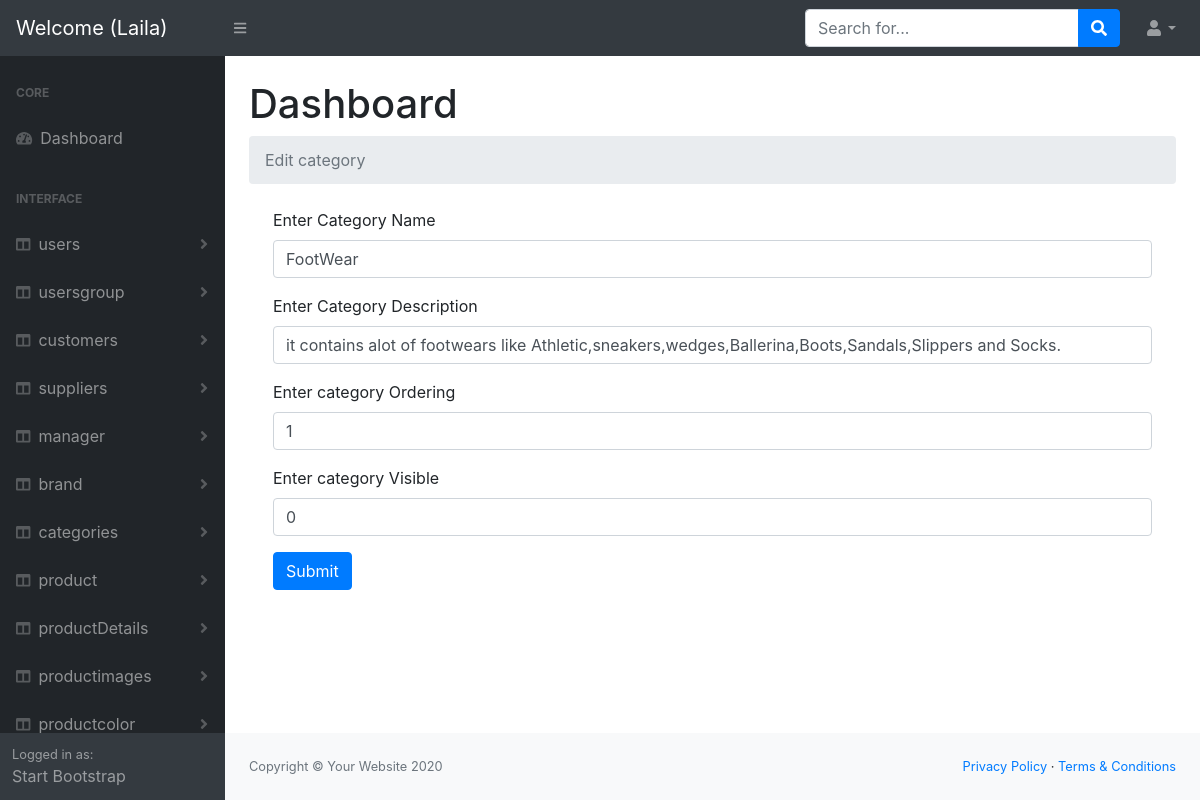
/Dashboard/admin/categories/edit.php?id=1 (signed in), run on an earlier commit of the app's database.
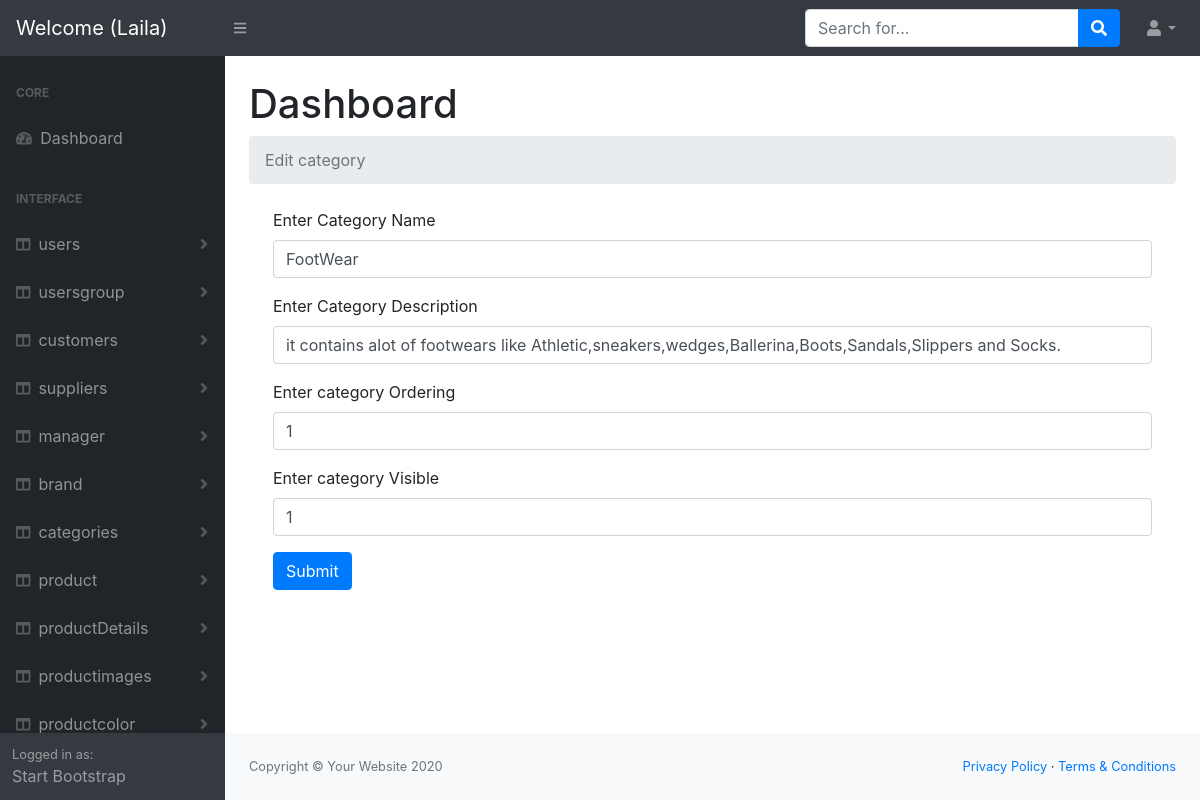
And on a later commit of the database.
### tables this page shows
CREATE TABLE `categoreis` (
  `id` int(11) NOT NULL,
  `categoryname` varchar(250) NOT NULL,
  `description` text NOT NULL,
  `ordering` tinyint(4) NOT NULL COMMENT 'order the category as I wish anytime',
  `Active` tinyint(4) NOT NULL DEFAULT 1 COMMENT 'make visible 1 or not 2',
  `category_made_date` datetime NOT NULL DEFAULT current_timestamp()
);

### Dashboard/admin/helpers/functions.php (called while the page is built, shortened)
<?php
function Sanitize($input,$flag){
    $sanitize_var = $input;
    switch ($flag) {
        case 1:
         $sanitize_var = filter_var($sanitize_var,FILTER_SANITIZE_NUMBER_INT);
            break;
    }
    return $sanitize_var;
}
?>

### Dashboard/admin/categories/edit.php (the view, shortened to what this page needs)
<?php
include '../helpers/functions.php';
include '../helpers/dbconnection.php';
   $id = '';
   if($_SERVER['REQUEST_METHOD'] == "GET"){
      $id  = Sanitize($_GET['id'],1);
    }
   $sql1  =" SELECT `id`, `categoryname`, `description`, `ordering`, `Active`, `category_made_date` FROM `categoreis` WHERE `id`= ".$id;
   $op1  = mysqli_query($conn,$sql1);
   $FData = mysqli_fetch_assoc($op1);
    include '../header.php';
?>
  <body class="sb-nav-fixed">
<?php
    include '../nav.php';
?>
        <div id="layoutSidenav">
<?php
    include '../sidNave.php';
?>
            <div id="layoutSidenav_content">
                <main>
                    <div class="container-fluid">
                        <h1 class="mt-4">Dashboard</h1>
                        <ol class="breadcrumb mb-4">
                        <?php
                            if(isset($_SESSION['errors'])){
                               foreach($_SESSION['errors'] as $key =>  $value){
                                echo '* '.$key.' : '.$value.'<br>';
                               }
                             unset($_SESSION['errors']);
                             }else{
                        ?>
                        <li class="breadcrumb-item active">Edit category </li>
                        <?php } ?>
                        </ol>
<div class="container">
 <form  method="post"  action="edit.php?id=<?php echo $FData['id'];?>"  enctype ="multipart/form-data">
                 <div class="form-group">
                     <label for="exampleInputEmail1">Enter Category Name</label>
                     <input type="text" name="categoryname"  value="<?php echo $FData['categoryname']; ?>" class="form-control" id="exampleInputName" aria-describedby=""
                         placeholder="Enter Category Name ">
                 </div>
                 <div class="form-group">
                     <label for="exampleInputEmail1">Enter Category Description </label>
                     <input type="text" name="description"  value="<?php echo $FData['description']; ?>" class="form-control" id="exampleInputName" aria-describedby=""
                         placeholder="Enter description ">
                  </div>
                 <div class="form-group">
                     <label for="exampleInputEmail1">Enter category Ordering </label>
                     <input type="text" name="ordering"  value="<?php echo $FData['ordering']; ?>" class="form-control" id="exampleInputName" aria-describedby=""
                         placeholder="Enter ordering ">
                  </div>
                 <div class="form-group">
                     <label for="exampleInputEmail1">Enter category Visible  </label>
                     <input type="text" name="Active"   value="<?php echo $FData['Active']; ?>"class="form-control" id="exampleInputName" aria-describedby=""
                         placeholder="Enter Active 1 for visible 2 for not ">
                  </div>
                     <button type="submit"  name="submit"class="btn btn-primary">Submit</button>
</form>
</div>
              </div>
              </main>
 <?php
include '../footer.php';
 ?>

What changed in the data, as far as the page shows it:
changed categoreis "FootWear": Active "0" → "1"
